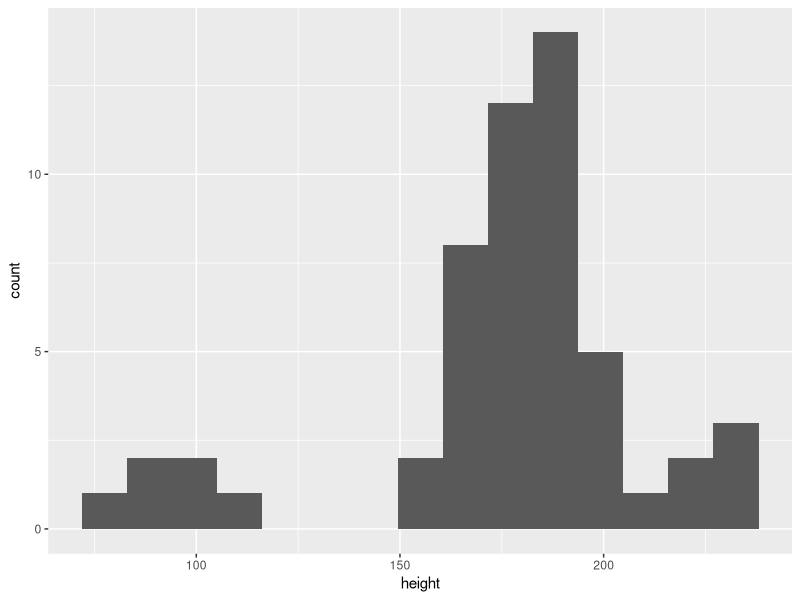
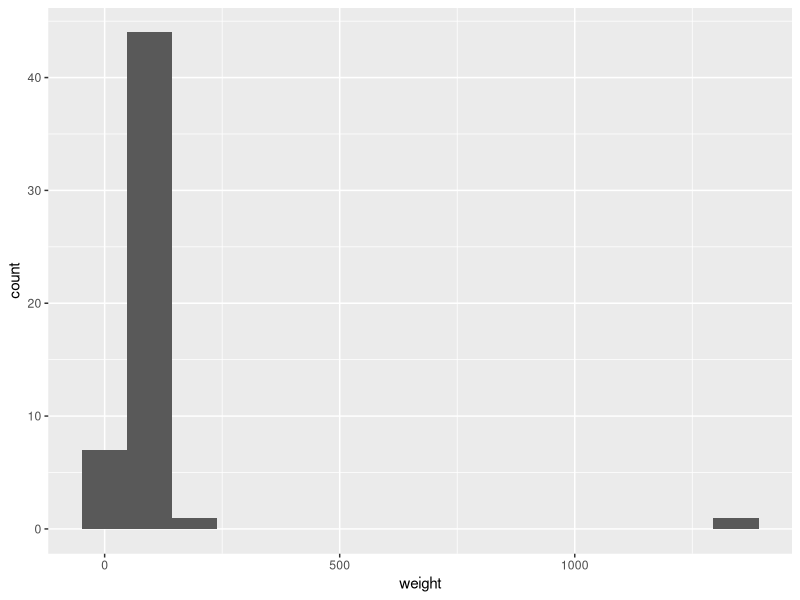
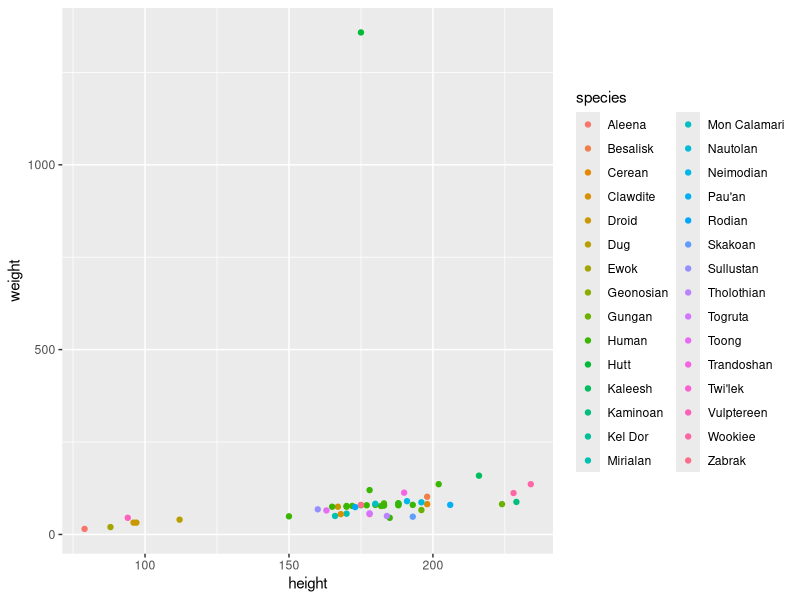
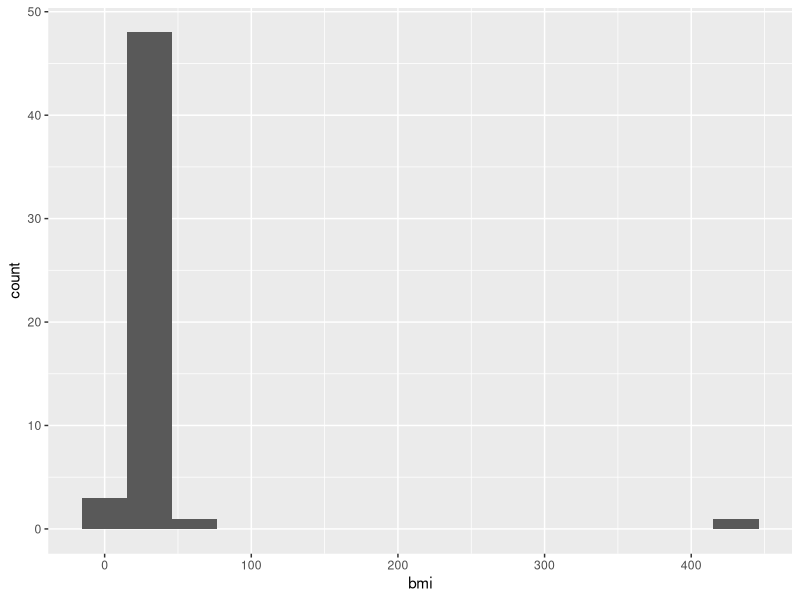
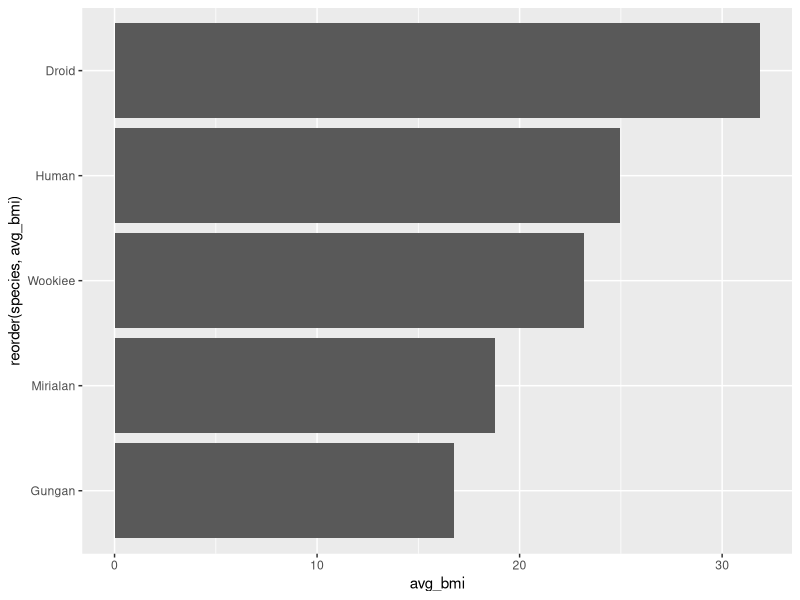
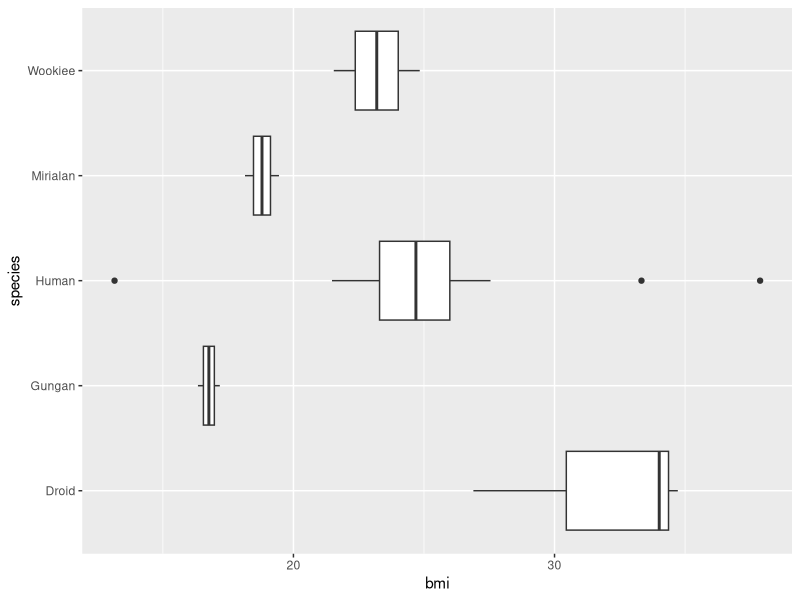

Reproduce these figures in R, in order.
library(tidyverse)
data()

nrow(starwars)

sw <- starwars

head(sw)
glimpse(sw)
names(sw)
summary(sw)


sw <- sw %>% 
  select(name, height, mass, species, homeworld)

sw <- sw %>% 
  rename(weight = mass)


glimpse(sw)
summary(sw)

sw %>% 
  summarize(
    across(
      everything(), ~ sum(is.na(.))
    )
  )


sw <- na.omit(sw)

nrow(sw)

ggplot(sw, aes(x = height)) +
  geom_histogram(bins = 15)

ggplot(sw, aes(x = weight)) +
  geom_histogram(bins = 15)

ggplot(sw, aes(x = height, y = weight, color = species)) +
  geom_point()


sw <- sw %>% 
  mutate(
    height_m = height / 100,
    bmi = weight / (height_m^2)
  )

summary(sw)

ggplot(sw, aes(x = bmi)) +
  geom_histogram(bins = 15)


sw %>% 
  count(species, sort = TRUE)


summary_species <- sw %>% 
  group_by(species) %>% 
  summarize(
    avg_height = mean(height),
    avg_weight = mean(weight),
    avg_bmi = mean(bmi),
    n = n()
  )

print(n = 50, summary_species)


summary_species %>% 
  filter(n >= 2) %>% 
  ggplot(aes(x = reorder(species, avg_bmi), y = avg_bmi)) +
  geom_col() +
  coord_flip()


sw %>% 
  group_by(species) %>% 
  filter(n() >= 2) %>% 
  ggplot(aes(x = species, y = bmi)) +
  geom_boxplot() +
  coord_flip()
